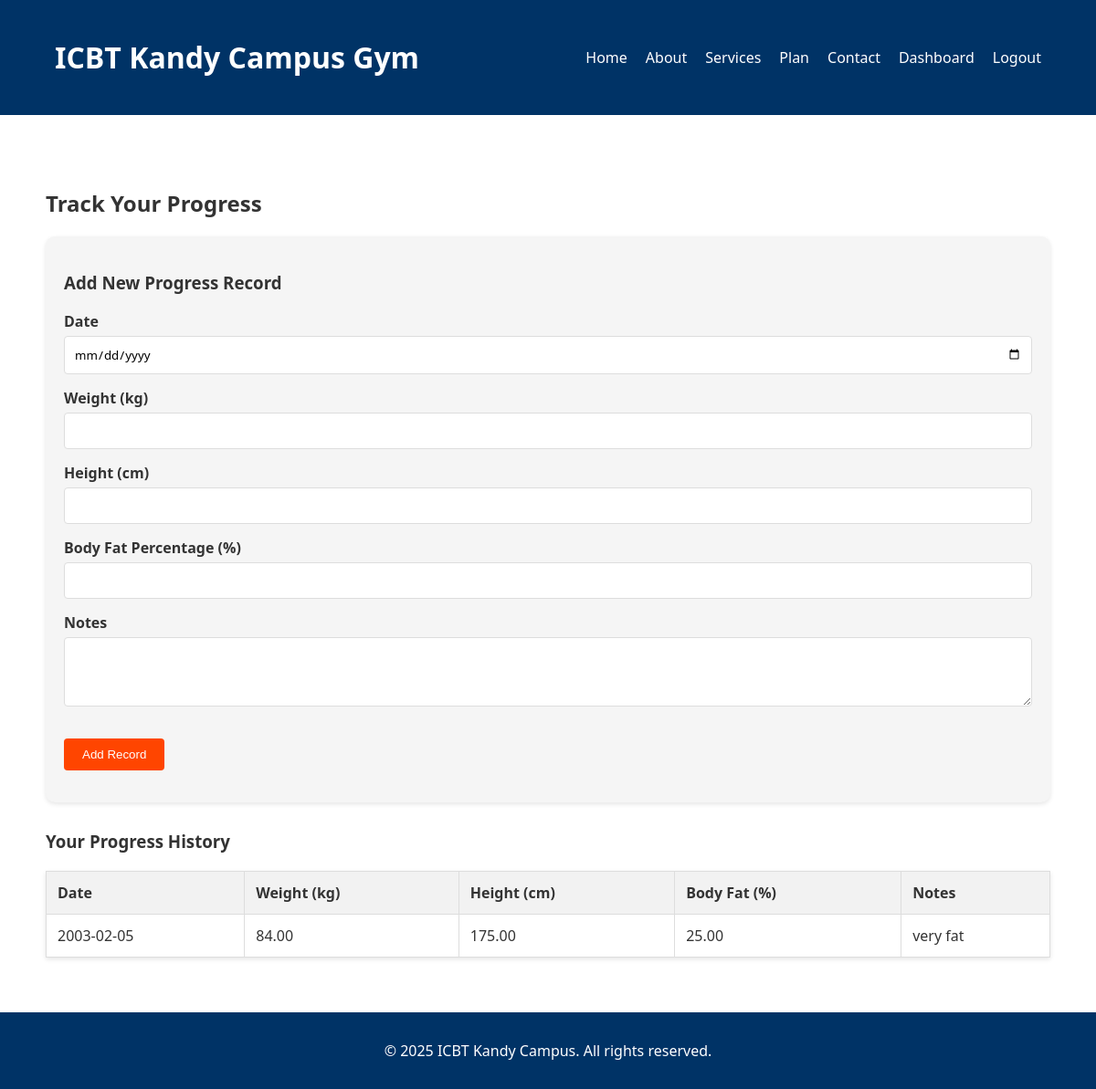
The page /progress.php (signed in) on the database its author committed.
### tables this page shows
CREATE TABLE `progress` (
  `id` int(11) NOT NULL,
  `user_id` int(11) NOT NULL,
  `date` date NOT NULL,
  `weight` decimal(5,2) DEFAULT NULL,
  `height` decimal(5,2) DEFAULT NULL,
  `body_fat_percentage` decimal(5,2) DEFAULT NULL,
  `notes` text DEFAULT NULL
);

### progress.php (the view, shortened to what this page needs)
<?php
require_once "config.php";
include "header.php";
$sql = "SELECT * FROM progress WHERE user_id = ? ORDER BY date DESC";
if($stmt = $conn->prepare($sql)){
    $stmt->bind_param("i", $_SESSION["id"]);
    if($stmt->execute()){
        $result = $stmt->get_result();
        $progress_records = $result->fetch_all(MYSQLI_ASSOC);
    }
}
?>
    <section class="progress-section">
        <div class="progress-content">
            <h2>Track Your Progress</h2>
            <div class="progress-form-container">
                <h3>Add New Progress Record</h3>
                <form action="<?php echo htmlspecialchars($_SERVER["PHP_SELF"]); ?>" method="POST">
                    <div class="form-group">
                        <label>Date</label>
                        <input type="date" name="date" required>
                    </div>
                    <div class="form-group">
                        <label>Weight (kg)</label>
                        <input type="number" step="0.1" name="weight">
                    </div>
                    <div class="form-group">
                        <label>Height (cm)</label>
                        <input type="number" step="0.1" name="height">
                    </div>
                    <div class="form-group">
                        <label>Body Fat Percentage (%)</label>
                        <input type="number" step="0.1" name="body_fat_percentage">
                    </div>
                    <div class="form-group">
                        <label>Notes</label>
                        <textarea name="notes" rows="3"></textarea>
                    </div>
                    <div class="form-group">
                        <button type="submit" class="btn">Add Record</button>
                    </div>
                </form>
            </div>
            <div class="progress-records">
                <h3>Your Progress History</h3>
                <?php if(!empty($progress_records)): ?>
                <table>
                    <thead>
                        <tr>
                            <th>Date</th>
                            <th>Weight (kg)</th>
                            <th>Height (cm)</th>
                            <th>Body Fat (%)</th>
                            <th>Notes</th>
                        </tr>
                    </thead>
                    <tbody>
                        <?php foreach($progress_records as $record): ?>
                        <tr>
                            <td><?php echo $record['date']; ?></td>
                            <td><?php echo $record['weight'] ?? 'N/A'; ?></td>
                            <td><?php echo $record['height'] ?? 'N/A'; ?></td>
                            <td><?php echo $record['body_fat_percentage'] ?? 'N/A'; ?></td>
                            <td><?php echo $record['notes'] ?? ''; ?></td>
                        </tr>
                        <?php endforeach; ?>
                    </tbody>
                </table>
                <?php else: ?>
                <p>No progress records found. Start tracking your progress!</p>
                <?php endif; ?>
            </div>
        </div>
    </section>
<?php include "footer.php"; ?>

### style.css (style rules this page uses)
body { font-family: 'Segoe UI', sans-serif; margin: 0; padding: 0; background-color: #f4f4f4; color: #333; }
.btn { display: inline-block; background: #ff4500; color: white; padding: 10px 20px; margin-top: 15px; border: none; text-decoration: none; cursor: pointer; border-radius: 4px; transition: background-color 0.3s ease; }
.form-group { margin-bottom: 15px; }
.form-group label { display: block; margin-bottom: 5px; font-weight: bold; }
.form-group input, .form-group select, .form-group textarea { width: 100%; padding: 10px; border: 1px solid #ddd; border-radius: 4px; box-sizing: border-box; font-family: 'Segoe UI', sans-serif; }
.progress-section { padding: 60px 20px; background-color: #ffffff; }
.progress-content { max-width: 1100px; margin: auto; }
.progress-form-container { background-color: #f5f5f5; padding: 20px; border-radius: 10px; margin-bottom: 30px; box-shadow: 0 2px 5px rgba(0,0,0,0.1); }
.progress-records { margin-top: 30px; }
.progress-records table { width: 100%; border-collapse: collapse; margin-top: 20px; box-shadow: 0 2px 5px rgba(0,0,0,0.1); }
.progress-records th, .progress-records td { border: 1px solid #ddd; padding: 12px; text-align: left; }
.progress-records th { background-color: #f2f2f2; font-weight: bold; }

### rows shown on the page
progress: date "2003-02-05", weight "84.00", height "175.00", body_fat_percentage "25.00", notes "very fat"
